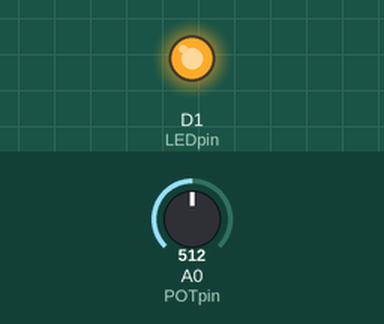
Simulated run of this sketch. Board: ESP8266 (NodeMCU). Parts: output pins drawn as LEDs (lit = HIGH). The test bench sets the inputs (shaded band); at power-on: A0 (POTpin) = 512.

Above: at 1.2 s.
1.3 s: A0 (POTpin) set to 122
At 2.0 s:
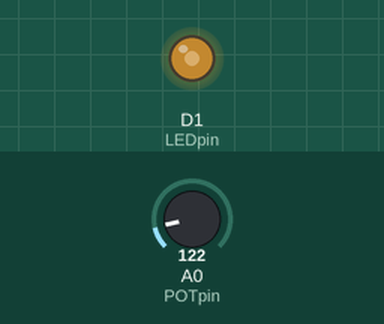
2.8 s: A0 (POTpin) set to 0
At 3.2 s:
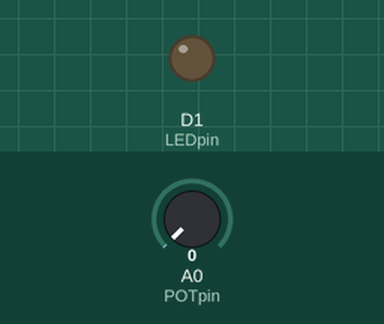
4.3 s: A0 (POTpin) set to 306
At 5.5 s:
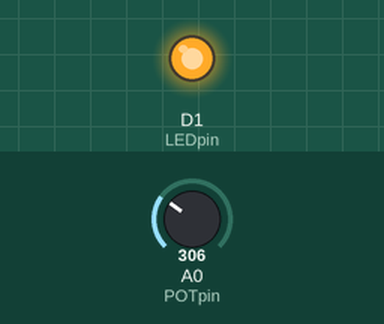
Timing chart, 0 to 7.3 s (numbered marks = the images above; inputs shaded):
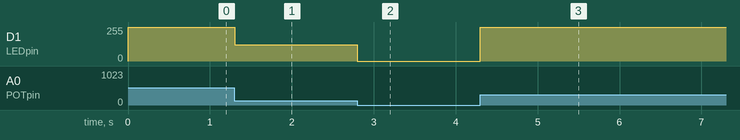

Measured:
- after the input at 1.3 s, D1 (LEDpin): 255/255 → 122/255 at once
- after the input at 2.8 s, D1 (LEDpin): 122/255 → 0/255 at once
- after the input at 4.3 s, D1 (LEDpin): 0/255 → 255/255 at once

The sketch:

p54_nodePOTbright.ino
```cpp
//prep sketch to control brightness of LED connected on D0with pot

const int POTpin = A0;
const int LEDpin = D1;
int POTval = 0;

void setup() {
  pinMode(LEDpin,OUTPUT);
}

void loop() {
  POTval = analogRead(POTpin);
  analogWrite(LEDpin,POTval);
  //delay(500);
}
```
